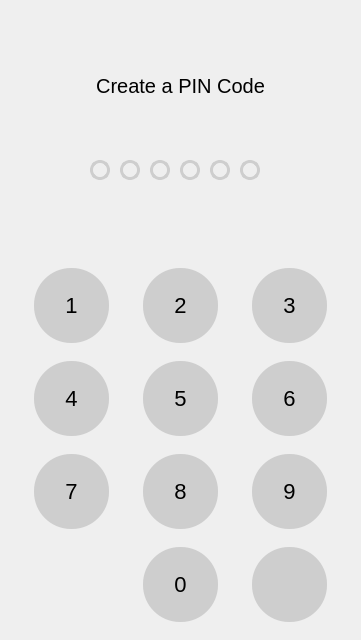
<?xml version="1.0" encoding="UTF-8"?>
<ui version="4.0">
 <class>Form</class>
 <widget class="QWidget" name="Form">
  <property name="geometry">
   <rect>
    <x>0</x>
    <y>0</y>
    <width>361</width>
    <height>640</height>
   </rect>
  </property>
  <property name="windowTitle">
   <string>Form</string>
  </property>
  <widget class="QStackedWidget" name="stackedWidget">
   <property name="geometry">
    <rect>
     <x>0</x>
     <y>0</y>
     <width>361</width>
     <height>641</height>
    </rect>
   </property>
   <property name="currentIndex">
    <number>0</number>
   </property>
   <widget class="QWidget" name="createpinPage">
    <widget class="QWidget" name="gridLayoutWidget">
     <property name="geometry">
      <rect>
       <x>0</x>
       <y>250</y>
       <width>361</width>
       <height>391</height>
      </rect>
     </property>
     <layout class="QGridLayout" name="keyboardGridLayout">
      <property name="spacing">
       <number>0</number>
      </property>
      <item row="2" column="0">
       <widget class="QPushButton" name="pushButton_7">
        <property name="minimumSize">
         <size>
          <width>75</width>
          <height>75</height>
         </size>
        </property>
        <property name="maximumSize">
         <size>
          <width>75</width>
          <height>75</height>
         </size>
        </property>
        <property name="cursor">
         <cursorShape>PointingHandCursor</cursorShape>
        </property>
        <property name="styleSheet">
         <string notr="true">QPushButton
{
	background: #cecece;
	border-radius: 37px;
	font: 22px Arial;
	
}
QPushButton:pressed
{
	background: #bbbbbf;
}</string>
        </property>
        <property name="text">
         <string>7</string>
        </property>
       </widget>
      </item>
      <item row="0" column="0">
       <widget class="QPushButton" name="pushButton_1">
        <property name="minimumSize">
         <size>
          <width>75</width>
          <height>75</height>
         </size>
        </property>
        <property name="maximumSize">
         <size>
          <width>75</width>
          <height>75</height>
         </size>
        </property>
        <property name="cursor">
         <cursorShape>PointingHandCursor</cursorShape>
        </property>
        <property name="styleSheet">
         <string notr="true">QPushButton
{
	background: #cecece;
	border-radius: 37px;
	font: 22px Arial;
	
}
QPushButton:pressed
{
	background: #bbbbbf;
}</string>
        </property>
        <property name="text">
         <string>1</string>
        </property>
       </widget>
      </item>
      <item row="1" column="1">
       <widget class="QPushButton" name="pushButton_5">
        <property name="minimumSize">
         <size>
          <width>75</width>
          <height>75</height>
         </size>
        </property>
        <property name="maximumSize">
         <size>
          <width>75</width>
          <height>75</height>
         </size>
        </property>
        <property name="cursor">
         <cursorShape>PointingHandCursor</cursorShape>
        </property>
        <property name="styleSheet">
         <string notr="true">QPushButton
{
	background: #cecece;
	border-radius: 37px;
	font: 22px Arial;
	
}
QPushButton:pressed
{
	background: #bbbbbf;
}</string>
        </property>
        <property name="text">
         <string>5</string>
        </property>
       </widget>
      </item>
      <item row="0" column="2">
       <widget class="QPushButton" name="pushButton_3">
        <property name="minimumSize">
         <size>
          <width>75</width>
          <height>75</height>
         </size>
        </property>
        <property name="maximumSize">
         <size>
          <width>75</width>
          <height>75</height>
         </size>
        </property>
        <property name="cursor">
         <cursorShape>PointingHandCursor</cursorShape>
        </property>
        <property name="styleSheet">
         <string notr="true">QPushButton
{
	background: #cecece;
	border-radius: 37px;
	font: 22px Arial;
	
}
QPushButton:pressed
{
	background: #bbbbbf;
}</string>
        </property>
        <property name="text">
         <string>3</string>
        </property>
       </widget>
      </item>
      <item row="1" column="0">
       <widget class="QPushButton" name="pushButton_4">
        <property name="minimumSize">
         <size>
          <width>75</width>
          <height>75</height>
         </size>
        </property>
        <property name="maximumSize">
         <size>
          <width>75</width>
          <height>75</height>
         </size>
        </property>
        <property name="cursor">
         <cursorShape>PointingHandCursor</cursorShape>
        </property>
        <property name="styleSheet">
         <string notr="true">QPushButton
{
	background: #cecece;
	border-radius: 37px;
	font: 22px Arial;
	
}
QPushButton:pressed
{
	background: #bbbbbf;
}</string>
        </property>
        <property name="text">
         <string>4</string>
        </property>
       </widget>
      </item>
      <item row="0" column="1">
       <widget class="QPushButton" name="pushButton_2">
        <property name="sizePolicy">
         <sizepolicy hsizetype="Minimum" vsizetype="Minimum">
          <horstretch>0</horstretch>
          <verstretch>0</verstretch>
         </sizepolicy>
        </property>
        <property name="minimumSize">
         <size>
          <width>75</width>
          <height>75</height>
         </size>
        </property>
        <property name="maximumSize">
         <size>
          <width>75</width>
          <height>75</height>
         </size>
        </property>
        <property name="cursor">
         <cursorShape>PointingHandCursor</cursorShape>
        </property>
        <property name="styleSheet">
         <string notr="true">QPushButton
{
	background: #cecece;
	border-radius: 37px;
	font: 22px Arial;
	
}
QPushButton:pressed
{
	background: #bbbbbf;
}</string>
        </property>
        <property name="text">
         <string>2</string>
        </property>
        <property name="iconSize">
         <size>
          <width>16</width>
          <height>16</height>
         </size>
        </property>
        <property name="flat">
         <bool>false</bool>
        </property>
       </widget>
      </item>
      <item row="2" column="2">
       <widget class="QPushButton" name="pushButton_9">
        <property name="minimumSize">
         <size>
          <width>75</width>
          <height>75</height>
         </size>
        </property>
        <property name="maximumSize">
         <size>
          <width>75</width>
          <height>75</height>
         </size>
        </property>
        <property name="cursor">
         <cursorShape>PointingHandCursor</cursorShape>
        </property>
        <property name="styleSheet">
         <string notr="true">QPushButton
{
	background: #cecece;
	border-radius: 37px;
	font: 22px Arial;
	
}
QPushButton:pressed
{
	background: #bbbbbf;
}</string>
        </property>
        <property name="text">
         <string>9</string>
        </property>
       </widget>
      </item>
      <item row="3" column="1">
       <widget class="QPushButton" name="pushButton_0">
        <property name="minimumSize">
         <size>
          <width>75</width>
          <height>75</height>
         </size>
        </property>
        <property name="maximumSize">
         <size>
          <width>75</width>
          <height>75</height>
         </size>
        </property>
        <property name="cursor">
         <cursorShape>PointingHandCursor</cursorShape>
        </property>
        <property name="styleSheet">
         <string notr="true">QPushButton
{
	background: #cecece;
	border-radius: 37px;
	font: 22px Arial;
	
}
QPushButton:pressed
{
	background: #bbbbbf;
}</string>
        </property>
        <property name="text">
         <string>0</string>
        </property>
       </widget>
      </item>
      <item row="1" column="2">
       <widget class="QPushButton" name="pushButton_6">
        <property name="minimumSize">
         <size>
          <width>75</width>
          <height>75</height>
         </size>
        </property>
        <property name="maximumSize">
         <size>
          <width>75</width>
          <height>75</height>
         </size>
        </property>
        <property name="cursor">
         <cursorShape>PointingHandCursor</cursorShape>
        </property>
        <property name="styleSheet">
         <string notr="true">QPushButton
{
	background: #cecece;
	border-radius: 37px;
	font: 22px Arial;
	
}
QPushButton:pressed
{
	background: #bbbbbf;
}</string>
        </property>
        <property name="text">
         <string>6</string>
        </property>
       </widget>
      </item>
      <item row="2" column="1">
       <widget class="QPushButton" name="pushButton_8">
        <property name="minimumSize">
         <size>
          <width>75</width>
          <height>75</height>
         </size>
        </property>
        <property name="maximumSize">
         <size>
          <width>75</width>
          <height>75</height>
         </size>
        </property>
        <property name="cursor">
         <cursorShape>PointingHandCursor</cursorShape>
        </property>
        <property name="styleSheet">
         <string notr="true">QPushButton
{
	background: #cecece;
	border-radius: 37px;
	font: 22px Arial;
	
}
QPushButton:pressed
{
	background: #bbbbbf;
}</string>
        </property>
        <property name="text">
         <string>8</string>
        </property>
       </widget>
      </item>
      <item row="3" column="2">
       <widget class="QPushButton" name="pushButton_delete">
        <property name="minimumSize">
         <size>
          <width>75</width>
          <height>75</height>
         </size>
        </property>
        <property name="maximumSize">
         <size>
          <width>75</width>
          <height>75</height>
         </size>
        </property>
        <property name="cursor">
         <cursorShape>PointingHandCursor</cursorShape>
        </property>
        <property name="styleSheet">
         <string notr="true">QPushButton
{
	background: #cecece;
	border-radius: 37px;
	font: 22px Arial;
	
}
QPushButton:pressed
{
	background: #bbbbbf;
}</string>
        </property>
        <property name="text">
         <string/>
        </property>
        <property name="icon">
         <iconset>
          <normaloff>images/delete.png</normaloff>images/delete.png</iconset>
        </property>
        <property name="iconSize">
         <size>
          <width>25</width>
          <height>25</height>
         </size>
        </property>
       </widget>
      </item>
     </layout>
    </widget>
    <widget class="QLabel" name="createapincodeLabel">
     <property name="geometry">
      <rect>
       <x>0</x>
       <y>70</y>
       <width>361</width>
       <height>31</height>
      </rect>
     </property>
     <property name="font">
      <font>
       <family>Arial</family>
       <pointsize>-1</pointsize>
       <italic>false</italic>
       <bold>false</bold>
      </font>
     </property>
     <property name="styleSheet">
      <string notr="true">font: 20px Arial;
color: black;</string>
     </property>
     <property name="text">
      <string>Create a PIN Code</string>
     </property>
     <property name="alignment">
      <set>Qt::AlignCenter</set>
     </property>
    </widget>
    <widget class="QPushButton" name="pin1">
     <property name="geometry">
      <rect>
       <x>90</x>
       <y>160</y>
       <width>20</width>
       <height>20</height>
      </rect>
     </property>
     <property name="minimumSize">
      <size>
       <width>20</width>
       <height>20</height>
      </size>
     </property>
     <property name="maximumSize">
      <size>
       <width>20</width>
       <height>20</height>
      </size>
     </property>
     <property name="styleSheet">
      <string notr="true">QPushButton
{
	border-radius: 10px;
	border: 3px solid #cecece;
}
</string>
     </property>
     <property name="text">
      <string/>
     </property>
    </widget>
    <widget class="QPushButton" name="pin2">
     <property name="geometry">
      <rect>
       <x>120</x>
       <y>160</y>
       <width>20</width>
       <height>20</height>
      </rect>
     </property>
     <property name="minimumSize">
      <size>
       <width>20</width>
       <height>20</height>
      </size>
     </property>
     <property name="maximumSize">
      <size>
       <width>20</width>
       <height>20</height>
      </size>
     </property>
     <property name="styleSheet">
      <string notr="true">QPushButton
{
	border-radius: 10px;
	border: 3px solid #cecece;
}
</string>
     </property>
     <property name="text">
      <string/>
     </property>
    </widget>
    <widget class="QPushButton" name="pin3">
     <property name="geometry">
      <rect>
       <x>150</x>
       <y>160</y>
       <width>20</width>
       <height>20</height>
      </rect>
     </property>
     <property name="minimumSize">
      <size>
       <width>20</width>
       <height>20</height>
      </size>
     </property>
     <property name="maximumSize">
      <size>
       <width>20</width>
       <height>20</height>
      </size>
     </property>
     <property name="styleSheet">
      <string notr="true">QPushButton
{
	border-radius: 10px;
	border: 3px solid #cecece;
}
</string>
     </property>
     <property name="text">
      <string/>
     </property>
    </widget>
    <widget class="QPushButton" name="pin4">
     <property name="geometry">
      <rect>
       <x>180</x>
       <y>160</y>
       <width>20</width>
       <height>20</height>
      </rect>
     </property>
     <property name="minimumSize">
      <size>
       <width>20</width>
       <height>20</height>
      </size>
     </property>
     <property name="maximumSize">
      <size>
       <width>20</width>
       <height>20</height>
      </size>
     </property>
     <property name="styleSheet">
      <string notr="true">QPushButton
{
	border-radius: 10px;
	border: 3px solid #cecece;
}
</string>
     </property>
     <property name="text">
      <string/>
     </property>
    </widget>
    <widget class="QPushButton" name="pin6">
     <property name="geometry">
      <rect>
       <x>240</x>
       <y>160</y>
       <width>20</width>
       <height>20</height>
      </rect>
     </property>
     <property name="minimumSize">
      <size>
       <width>20</width>
       <height>20</height>
      </size>
     </property>
     <property name="maximumSize">
      <size>
       <width>20</width>
       <height>20</height>
      </size>
     </property>
     <property name="styleSheet">
      <string notr="true">QPushButton
{
	border-radius: 10px;
	border: 3px solid #cecece;
}
</string>
     </property>
     <property name="text">
      <string/>
     </property>
    </widget>
    <widget class="QPushButton" name="pin5">
     <property name="geometry">
      <rect>
       <x>210</x>
       <y>160</y>
       <width>20</width>
       <height>20</height>
      </rect>
     </property>
     <property name="minimumSize">
      <size>
       <width>20</width>
       <height>20</height>
      </size>
     </property>
     <property name="maximumSize">
      <size>
       <width>20</width>
       <height>20</height>
      </size>
     </property>
     <property name="styleSheet">
      <string notr="true">QPushButton
{
	border-radius: 10px;
	border: 3px solid #cecece;
}
</string>
     </property>
     <property name="text">
      <string/>
     </property>
    </widget>
   </widget>
   <widget class="QWidget" name="confirmpinPage">
    <widget class="QWidget" name="gridLayoutWidget_2">
     <property name="geometry">
      <rect>
       <x>0</x>
       <y>250</y>
       <width>361</width>
       <height>391</height>
      </rect>
     </property>
     <layout class="QGridLayout" name="keyboardGridLayout_2">
      <property name="spacing">
       <number>0</number>
      </property>
      <item row="0" column="0">
       <widget class="QPushButton" name="pushButton_1_2">
        <property name="minimumSize">
         <size>
          <width>75</width>
          <height>75</height>
         </size>
        </property>
        <property name="maximumSize">
         <size>
          <width>75</width>
          <height>75</height>
         </size>
        </property>
        <property name="cursor">
         <cursorShape>PointingHandCursor</cursorShape>
        </property>
        <property name="styleSheet">
         <string notr="true">QPushButton
{
	background: #cecece;
	border-radius: 37px;
	font: 22px Arial;
	
}
QPushButton:pressed
{
	background: #bbbbbf;
}</string>
        </property>
        <property name="text">
         <string>1</string>
        </property>
       </widget>
      </item>
      <item row="1" column="1">
       <widget class="QPushButton" name="pushButton_5_2">
        <property name="minimumSize">
         <size>
          <width>75</width>
          <height>75</height>
         </size>
        </property>
        <property name="maximumSize">
         <size>
          <width>75</width>
          <height>75</height>
         </size>
        </property>
        <property name="cursor">
         <cursorShape>PointingHandCursor</cursorShape>
        </property>
        <property name="styleSheet">
         <string notr="true">QPushButton
{
	background: #cecece;
	border-radius: 37px;
	font: 22px Arial;
	
}
QPushButton:pressed
{
	background: #bbbbbf;
}</string>
        </property>
        <property name="text">
         <string>5</string>
        </property>
       </widget>
      </item>
      <item row="1" column="2">
       <widget class="QPushButton" name="pushButton_6_2">
        <property name="minimumSize">
         <size>
          <width>75</width>
          <height>75</height>
         </size>
        </property>
        <property name="maximumSize">
         <size>
          <width>75</width>
          <height>75</height>
         </size>
        </property>
        <property name="cursor">
         <cursorShape>PointingHandCursor</cursorShape>
        </property>
        <property name="styleSheet">
         <string notr="true">QPushButton
{
	background: #cecece;
	border-radius: 37px;
	font: 22px Arial;
	
}
QPushButton:pressed
{
	background: #bbbbbf;
}</string>
        </property>
        <property name="text">
         <string>6</string>
        </property>
       </widget>
      </item>
      <item row="1" column="0">
       <widget class="QPushButton" name="pushButton_4_2">
        <property name="minimumSize">
         <size>
          <width>75</width>
          <height>75</height>
         </size>
        </property>
        <property name="maximumSize">
         <size>
          <width>75</width>
          <height>75</height>
         </size>
        </property>
        <property name="cursor">
         <cursorShape>PointingHandCursor</cursorShape>
        </property>
        <property name="styleSheet">
         <string notr="true">QPushButton
{
	background: #cecece;
	border-radius: 37px;
	font: 22px Arial;
	
}
QPushButton:pressed
{
	background: #bbbbbf;
}</string>
        </property>
        <property name="text">
         <string>4</string>
        </property>
       </widget>
      </item>
      <item row="0" column="1">
       <widget class="QPushButton" name="pushButton_2_2">
        <property name="minimumSize">
         <size>
          <width>75</width>
          <height>75</height>
         </size>
        </property>
        <property name="maximumSize">
         <size>
          <width>75</width>
          <height>75</height>
         </size>
        </property>
        <property name="cursor">
         <cursorShape>PointingHandCursor</cursorShape>
        </property>
        <property name="styleSheet">
         <string notr="true">QPushButton
{
	background: #cecece;
	border-radius: 37px;
	font: 22px Arial;
	
}
QPushButton:pressed
{
	background: #bbbbbf;
}</string>
        </property>
        <property name="text">
         <string>2</string>
        </property>
       </widget>
      </item>
      <item row="2" column="0">
       <widget class="QPushButton" name="pushButton_7_2">
        <property name="minimumSize">
         <size>
          <width>75</width>
          <height>75</height>
         </size>
        </property>
        <property name="maximumSize">
         <size>
          <width>75</width>
          <height>75</height>
         </size>
        </property>
        <property name="cursor">
         <cursorShape>PointingHandCursor</cursorShape>
        </property>
        <property name="styleSheet">
         <string notr="true">QPushButton
{
	background: #cecece;
	border-radius: 37px;
	font: 22px Arial;
	
}
QPushButton:pressed
{
	background: #bbbbbf;
}</string>
        </property>
        <property name="text">
         <string>7</string>
        </property>
       </widget>
      </item>
      <item row="2" column="1">
       <widget class="QPushButton" name="pushButton_8_2">
        <property name="minimumSize">
         <size>
          <width>75</width>
          <height>75</height>
         </size>
        </property>
        <property name="maximumSize">
         <size>
          <width>75</width>
          <height>75</height>
         </size>
        </property>
        <property name="cursor">
         <cursorShape>PointingHandCursor</cursorShape>
        </property>
        <property name="styleSheet">
         <string notr="true">QPushButton
{
	background: #cecece;
	border-radius: 37px;
	font: 22px Arial;
	
}
QPushButton:pressed
{
	background: #bbbbbf;
}</string>
        </property>
        <property name="text">
         <string>8</string>
        </property>
       </widget>
      </item>
      <item row="2" column="2">
       <widget class="QPushButton" name="pushButton_9_2">
        <property name="minimumSize">
         <size>
          <width>75</width>
          <height>75</height>
         </size>
        </property>
        <property name="maximumSize">
         <size>
          <width>75</width>
          <height>75</height>
         </size>
        </property>
        <property name="cursor">
         <cursorShape>PointingHandCursor</cursorShape>
        </property>
        <property name="styleSheet">
         <string notr="true">QPushButton
{
	background: #cecece;
	border-radius: 37px;
	font: 22px Arial;
	
}
QPushButton:pressed
{
	background: #bbbbbf;
}</string>
        </property>
        <property name="text">
         <string>9</string>
        </property>
       </widget>
      </item>
      <item row="3" column="1">
       <widget class="QPushButton" name="pushButton_0_2">
        <property name="minimumSize">
         <size>
          <width>75</width>
          <height>75</height>
         </size>
        </property>
        <property name="maximumSize">
         <size>
          <width>75</width>
          <height>75</height>
         </size>
        </property>
        <property name="cursor">
         <cursorShape>PointingHandCursor</cursorShape>
        </property>
        <property name="styleSheet">
         <string notr="true">QPushButton
{
	background: #cecece;
	border-radius: 37px;
	font: 22px Arial;
	
}
QPushButton:pressed
{
	background: #bbbbbf;
}</string>
        </property>
        <property name="text">
         <string>0</string>
        </property>
       </widget>
      </item>
      <item row="3" column="2">
       <widget class="QPushButton" name="pushButton_delete_2">
        <property name="minimumSize">
         <size>
          <width>75</width>
          <height>75</height>
         </size>
        </property>
        <property name="maximumSize">
         <size>
          <width>75</width>
          <height>75</height>
         </size>
        </property>
        <property name="cursor">
         <cursorShape>PointingHandCursor</cursorShape>
        </property>
        <property name="styleSheet">
         <string notr="true">QPushButton
{
	background: #cecece;
	border-radius: 37px;
	font: 22px Arial;
	
}
QPushButton:pressed
{
	background: #bbbbbf;
}</string>
        </property>
        <property name="text">
         <string/>
        </property>
        <property name="icon">
         <iconset>
          <normaloff>images/delete.png</normaloff>images/delete.png</iconset>
        </property>
        <property name="iconSize">
         <size>
          <width>25</width>
          <height>25</height>
         </size>
        </property>
       </widget>
      </item>
      <item row="0" column="2">
       <widget class="QPushButton" name="pushButton_3_2">
        <property name="minimumSize">
         <size>
          <width>75</width>
          <height>75</height>
         </size>
        </property>
        <property name="maximumSize">
         <size>
          <width>75</width>
          <height>75</height>
         </size>
        </property>
        <property name="cursor">
         <cursorShape>PointingHandCursor</cursorShape>
        </property>
        <property name="styleSheet">
         <string notr="true">QPushButton
{
	background: #cecece;
	border-radius: 37px;
	font: 22px Arial;
	
}
QPushButton:pressed
{
	background: #bbbbbf;
}</string>
        </property>
        <property name="text">
         <string>3</string>
        </property>
       </widget>
      </item>
     </layout>
    </widget>
    <widget class="QLabel" name="confirmpincodeLabel">
     <property name="geometry">
      <rect>
       <x>0</x>
       <y>70</y>
       <width>361</width>
       <height>31</height>
      </rect>
     </property>
     <property name="font">
      <font>
       <family>Arial</family>
       <pointsize>-1</pointsize>
       <italic>false</italic>
       <bold>false</bold>
      </font>
     </property>
     <property name="styleSheet">
      <string notr="true">font: 20px Arial;
color: black;</string>
     </property>
     <property name="text">
      <string>Confirm PIN Code</string>
     </property>
     <property name="alignment">
      <set>Qt::AlignCenter</set>
     </property>
    </widget>
    <widget class="QPushButton" name="pin1_2">
     <property name="geometry">
      <rect>
       <x>90</x>
       <y>160</y>
       <width>20</width>
       <height>20</height>
      </rect>
     </property>
     <property name="minimumSize">
      <size>
       <width>20</width>
       <height>20</height>
      </size>
     </property>
     <property name="maximumSize">
      <size>
       <width>20</width>
       <height>20</height>
      </size>
     </property>
     <property name="styleSheet">
      <string notr="true">QPushButton
{
	border-radius: 10px;
	border: 3px solid #cecece;
}
</string>
     </property>
     <property name="text">
      <string/>
     </property>
    </widget>
    <widget class="QPushButton" name="pin2_2">
     <property name="geometry">
      <rect>
       <x>120</x>
       <y>160</y>
       <width>20</width>
       <height>20</height>
      </rect>
     </property>
     <property name="minimumSize">
      <size>
       <width>20</width>
       <height>20</height>
      </size>
     </property>
     <property name="maximumSize">
      <size>
       <width>20</width>
       <height>20</height>
      </size>
     </property>
     <property name="styleSheet">
      <string notr="true">QPushButton
{
	border-radius: 10px;
	border: 3px solid #cecece;
}
</string>
     </property>
     <property name="text">
      <string/>
     </property>
    </widget>
    <widget class="QPushButton" name="pin3_2">
     <property name="geometry">
      <rect>
       <x>150</x>
       <y>160</y>
       <width>20</width>
       <height>20</height>
      </rect>
     </property>
     <property name="minimumSize">
      <size>
       <width>20</width>
       <height>20</height>
      </size>
     </property>
     <property name="maximumSize">
      <size>
       <width>20</width>
       <height>20</height>
      </size>
     </property>
     <property name="styleSheet">
      <string notr="true">QPushButton
{
	border-radius: 10px;
	border: 3px solid #cecece;
}
</string>
     </property>
     <property name="text">
      <string/>
     </property>
    </widget>
    <widget class="QPushButton" name="pin4_2">
     <property name="geometry">
      <rect>
       <x>180</x>
       <y>160</y>
       <width>20</width>
       <height>20</height>
      </rect>
     </property>
     <property name="minimumSize">
      <size>
       <width>20</width>
       <height>20</height>
      </size>
     </property>
     <property name="maximumSize">
      <size>
       <width>20</width>
       <height>20</height>
      </size>
     </property>
     <property name="styleSheet">
      <string notr="true">QPushButton
{
	border-radius: 10px;
	border: 3px solid #cecece;
}
</string>
     </property>
     <property name="text">
      <string/>
     </property>
    </widget>
    <widget class="QPushButton" name="pin5_2">
     <property name="geometry">
      <rect>
       <x>210</x>
       <y>160</y>
       <width>20</width>
       <height>20</height>
      </rect>
     </property>
     <property name="minimumSize">
      <size>
       <width>20</width>
       <height>20</height>
      </size>
     </property>
     <property name="maximumSize">
      <size>
       <width>20</width>
       <height>20</height>
      </size>
     </property>
     <property name="styleSheet">
      <string notr="true">QPushButton
{
	border-radius: 10px;
	border: 3px solid #cecece;
}
</string>
     </property>
     <property name="text">
      <string/>
     </property>
    </widget>
    <widget class="QPushButton" name="pin6_2">
     <property name="geometry">
      <rect>
       <x>240</x>
       <y>160</y>
       <width>20</width>
       <height>20</height>
      </rect>
     </property>
     <property name="minimumSize">
      <size>
       <width>20</width>
       <height>20</height>
      </size>
     </property>
     <property name="maximumSize">
      <size>
       <width>20</width>
       <height>20</height>
      </size>
     </property>
     <property name="styleSheet">
      <string notr="true">QPushButton
{
	border-radius: 10px;
	border: 3px solid #cecece;
}
</string>
     </property>
     <property name="text">
      <string/>
     </property>
    </widget>
   </widget>
   <widget class="QWidget" name="enterpinPage">
    <widget class="QPushButton" name="pin1_3">
     <property name="geometry">
      <rect>
       <x>90</x>
       <y>160</y>
       <width>20</width>
       <height>20</height>
      </rect>
     </property>
     <property name="minimumSize">
      <size>
       <width>20</width>
       <height>20</height>
      </size>
     </property>
     <property name="maximumSize">
      <size>
       <width>20</width>
       <height>20</height>
      </size>
     </property>
     <property name="styleSheet">
      <string notr="true">QPushButton
{
	border-radius: 10px;
	border: 3px solid #cecece;
}
</string>
     </property>
     <property name="text">
      <string/>
     </property>
    </widget>
    <widget class="QPushButton" name="pin2_3">
     <property name="geometry">
      <rect>
       <x>120</x>
       <y>160</y>
       <width>20</width>
       <height>20</height>
      </rect>
     </property>
     <property name="minimumSize">
      <size>
       <width>20</width>
       <height>20</height>
      </size>
     </property>
     <property name="maximumSize">
      <size>
       <width>20</width>
       <height>20</height>
      </size>
     </property>
     <property name="styleSheet">
      <string notr="true">QPushButton
{
	border-radius: 10px;
	border: 3px solid #cecece;
}
</string>
     </property>
     <property name="text">
      <string/>
     </property>
    </widget>
    <widget class="QWidget" name="gridLayoutWidget_3">
     <property name="geometry">
      <rect>
       <x>0</x>
       <y>250</y>
       <width>361</width>
       <height>391</height>
      </rect>
     </property>
     <layout class="QGridLayout" name="keyboardGridLayout3">
      <property name="spacing">
       <number>0</number>
      </property>
      <item row="2" column="0">
       <widget class="QPushButton" name="pushButton_7_3">
        <property name="minimumSize">
         <size>
          <width>75</width>
          <height>75</height>
         </size>
        </property>
        <property name="maximumSize">
         <size>
          <width>75</width>
          <height>75</height>
         </size>
        </property>
        <property name="cursor">
         <cursorShape>PointingHandCursor</cursorShape>
        </property>
        <property name="styleSheet">
         <string notr="true">QPushButton
{
	background: #cecece;
	border-radius: 37px;
	font: 22px Arial;
	
}
QPushButton:pressed
{
	background: #bbbbbf;
}</string>
        </property>
        <property name="text">
         <string>7</string>
        </property>
       </widget>
      </item>
      <item row="0" column="0">
       <widget class="QPushButton" name="pushButton_1_3">
        <property name="minimumSize">
         <size>
          <width>75</width>
          <height>75</height>
         </size>
        </property>
        <property name="maximumSize">
         <size>
          <width>75</width>
          <height>75</height>
         </size>
        </property>
        <property name="cursor">
         <cursorShape>PointingHandCursor</cursorShape>
        </property>
        <property name="styleSheet">
         <string notr="true">QPushButton
{
	background: #cecece;
	border-radius: 37px;
	font: 22px Arial;
	
}
QPushButton:pressed
{
	background: #bbbbbf;
}</string>
        </property>
        <property name="text">
         <string>1</string>
        </property>
       </widget>
      </item>
      <item row="1" column="1">
       <widget class="QPushButton" name="pushButton_5_3">
        <property name="minimumSize">
         <size>
          <width>75</width>
          <height>75</height>
         </size>
        </property>
        <property name="maximumSize">
         <size>
          <width>75</width>
          <height>75</height>
         </size>
        </property>
        <property name="cursor">
         <cursorShape>PointingHandCursor</cursorShape>
        </property>
        <property name="styleSheet">
         <string notr="true">QPushButton
{
	background: #cecece;
	border-radius: 37px;
	font: 22px Arial;
	
}
QPushButton:pressed
{
	background: #bbbbbf;
}</string>
        </property>
        <property name="text">
         <string>5</string>
        </property>
       </widget>
      </item>
      <item row="0" column="2">
       <widget class="QPushButton" name="pushButton_3_3">
        <property name="minimumSize">
         <size>
          <width>75</width>
          <height>75</height>
         </size>
        </property>
        <property name="maximumSize">
         <size>
          <width>75</width>
          <height>75</height>
         </size>
        </property>
        <property name="cursor">
         <cursorShape>PointingHandCursor</cursorShape>
        </property>
        <property name="styleSheet">
         <string notr="true">QPushButton
{
	background: #cecece;
	border-radius: 37px;
	font: 22px Arial;
	
}
QPushButton:pressed
{
	background: #bbbbbf;
}</string>
        </property>
        <property name="text">
         <string>3</string>
        </property>
       </widget>
      </item>
      <item row="1" column="0">
       <widget class="QPushButton" name="pushButton_4_3">
        <property name="minimumSize">
         <size>
          <width>75</width>
          <height>75</height>
         </size>
        </property>
        <property name="maximumSize">
         <size>
          <width>75</width>
          <height>75</height>
         </size>
        </property>
        <property name="cursor">
         <cursorShape>PointingHandCursor</cursorShape>
        </property>
        <property name="styleSheet">
         <string notr="true">QPushButton
{
	background: #cecece;
	border-radius: 37px;
	font: 22px Arial;
	
}
QPushButton:pressed
{
	background: #bbbbbf;
}</string>
        </property>
        <property name="text">
         <string>4</string>
        </property>
       </widget>
      </item>
      <item row="0" column="1">
       <widget class="QPushButton" name="pushButton_2_3">
        <property name="sizePolicy">
         <sizepolicy hsizetype="Minimum" vsizetype="Minimum">
          <horstretch>0</horstretch>
          <verstretch>0</verstretch>
         </sizepolicy>
        </property>
        <property name="minimumSize">
         <size>
          <width>75</width>
          <height>75</height>
         </size>
        </property>
        <property name="maximumSize">
         <size>
          <width>75</width>
          <height>75</height>
         </size>
        </property>
        <property name="cursor">
         <cursorShape>PointingHandCursor</cursorShape>
        </property>
        <property name="styleSheet">
         <string notr="true">QPushButton
{
	background: #cecece;
	border-radius: 37px;
	font: 22px Arial;
	
}
QPushButton:pressed
{
	background: #bbbbbf;
}</string>
        </property>
        <property name="text">
         <string>2</string>
        </property>
        <property name="iconSize">
         <size>
          <width>16</width>
          <height>16</height>
         </size>
        </property>
        <property name="flat">
         <bool>false</bool>
        </property>
       </widget>
      </item>
      <item row="2" column="2">
       <widget class="QPushButton" name="pushButton_9_3">
        <property name="minimumSize">
         <size>
          <width>75</width>
          <height>75</height>
         </size>
        </property>
        <property name="maximumSize">
         <size>
          <width>75</width>
          <height>75</height>
         </size>
        </property>
        <property name="cursor">
         <cursorShape>PointingHandCursor</cursorShape>
        </property>
        <property name="styleSheet">
         <string notr="true">QPushButton
{
	background: #cecece;
	border-radius: 37px;
	font: 22px Arial;
	
}
QPushButton:pressed
{
	background: #bbbbbf;
}</string>
        </property>
        <property name="text">
         <string>9</string>
        </property>
       </widget>
      </item>
      <item row="3" column="1">
       <widget class="QPushButton" name="pushButton_0_3">
        <property name="minimumSize">
         <size>
          <width>75</width>
          <height>75</height>
         </size>
        </property>
        <property name="maximumSize">
         <size>
          <width>75</width>
          <height>75</height>
         </size>
        </property>
        <property name="cursor">
         <cursorShape>PointingHandCursor</cursorShape>
        </property>
        <property name="styleSheet">
         <string notr="true">QPushButton
{
	background: #cecece;
	border-radius: 37px;
	font: 22px Arial;
	
}
QPushButton:pressed
{
	background: #bbbbbf;
}</string>
        </property>
        <property name="text">
         <string>0</string>
        </property>
       </widget>
      </item>
      <item row="1" column="2">
       <widget class="QPushButton" name="pushButton_6_3">
        <property name="minimumSize">
         <size>
          <width>75</width>
          <height>75</height>
         </size>
        </property>
        <property name="maximumSize">
         <size>
          <width>75</width>
          <height>75</height>
         </size>
        </property>
        <property name="cursor">
         <cursorShape>PointingHandCursor</cursorShape>
        </property>
        <property name="styleSheet">
         <string notr="true">QPushButton
{
	background: #cecece;
	border-radius: 37px;
	font: 22px Arial;
	
}
QPushButton:pressed
{
	background: #bbbbbf;
}</string>
        </property>
        <property name="text">
         <string>6</string>
        </property>
       </widget>
      </item>
      <item row="2" column="1">
       <widget class="QPushButton" name="pushButton_8_3">
        <property name="minimumSize">
         <size>
          <width>75</width>
          <height>75</height>
         </size>
        </property>
        <property name="maximumSize">
         <size>
          <width>75</width>
          <height>75</height>
         </size>
        </property>
        <property name="cursor">
         <cursorShape>PointingHandCursor</cursorShape>
        </property>
        <property name="styleSheet">
         <string notr="true">QPushButton
{
	background: #cecece;
	border-radius: 37px;
	font: 22px Arial;
	
}
QPushButton:pressed
{
	background: #bbbbbf;
}</string>
        </property>
        <property name="text">
         <string>8</string>
        </property>
       </widget>
      </item>
      <item row="3" column="2">
       <widget class="QPushButton" name="pushButton_delete_3">
        <property name="minimumSize">
         <size>
          <width>75</width>
          <height>75</height>
         </size>
        </property>
        <property name="maximumSize">
         <size>
          <width>75</width>
          <height>75</height>
         </size>
        </property>
        <property name="cursor">
         <cursorShape>PointingHandCursor</cursorShape>
        </property>
        <property name="styleSheet">
         <string notr="true">QPushButton
{
	background: #cecece;
	border-radius: 37px;
	font: 22px Arial;
	
}
QPushButton:pressed
{
	background: #bbbbbf;
}</string>
        </property>
        <property name="text">
         <string/>
        </property>
        <property name="icon">
         <iconset>
          <normaloff>images/delete.png</normaloff>images/delete.png</iconset>
        </property>
        <property name="iconSize">
         <size>
          <width>25</width>
          <height>25</height>
         </size>
        </property>
       </widget>
      </item>
     </layout>
    </widget>
    <widget class="QPushButton" name="pin4_3">
     <property name="geometry">
      <rect>
       <x>180</x>
       <y>160</y>
       <width>20</width>
       <height>20</height>
      </rect>
     </property>
     <property name="minimumSize">
      <size>
       <width>20</width>
       <height>20</height>
      </size>
     </property>
     <property name="maximumSize">
      <size>
       <width>20</width>
       <height>20</height>
      </size>
     </property>
     <property name="styleSheet">
      <string notr="true">QPushButton
{
	border-radius: 10px;
	border: 3px solid #cecece;
}
</string>
     </property>
     <property name="text">
      <string/>
     </property>
    </widget>
    <widget class="QPushButton" name="pin6_3">
     <property name="geometry">
      <rect>
       <x>240</x>
       <y>160</y>
       <width>20</width>
       <height>20</height>
      </rect>
     </property>
     <property name="minimumSize">
      <size>
       <width>20</width>
       <height>20</height>
      </size>
     </property>
     <property name="maximumSize">
      <size>
       <width>20</width>
       <height>20</height>
      </size>
     </property>
     <property name="styleSheet">
      <string notr="true">QPushButton
{
	border-radius: 10px;
	border: 3px solid #cecece;
}
</string>
     </property>
     <property name="text">
      <string/>
     </property>
    </widget>
    <widget class="QPushButton" name="pin3_3">
     <property name="geometry">
      <rect>
       <x>150</x>
       <y>160</y>
       <width>20</width>
       <height>20</height>
      </rect>
     </property>
     <property name="minimumSize">
      <size>
       <width>20</width>
       <height>20</height>
      </size>
     </property>
     <property name="maximumSize">
      <size>
       <width>20</width>
       <height>20</height>
      </size>
     </property>
     <property name="styleSheet">
      <string notr="true">QPushButton
{
	border-radius: 10px;
	border: 3px solid #cecece;
}
</string>
     </property>
     <property name="text">
      <string/>
     </property>
    </widget>
    <widget class="QLabel" name="entepincodeLabel">
     <property name="geometry">
      <rect>
       <x>0</x>
       <y>70</y>
       <width>361</width>
       <height>31</height>
      </rect>
     </property>
     <property name="font">
      <font>
       <family>Arial</family>
       <pointsize>-1</pointsize>
       <italic>false</italic>
       <bold>false</bold>
      </font>
     </property>
     <property name="styleSheet">
      <string notr="true">font: 20px Arial;
color: black;</string>
     </property>
     <property name="text">
      <string>Enter a PIN Code</string>
     </property>
     <property name="alignment">
      <set>Qt::AlignCenter</set>
     </property>
    </widget>
    <widget class="QPushButton" name="pin5_3">
     <property name="geometry">
      <rect>
       <x>210</x>
       <y>160</y>
       <width>20</width>
       <height>20</height>
      </rect>
     </property>
     <property name="minimumSize">
      <size>
       <width>20</width>
       <height>20</height>
      </size>
     </property>
     <property name="maximumSize">
      <size>
       <width>20</width>
       <height>20</height>
      </size>
     </property>
     <property name="styleSheet">
      <string notr="true">QPushButton
{
	border-radius: 10px;
	border: 3px solid #cecece;
}
</string>
     </property>
     <property name="text">
      <string/>
     </property>
    </widget>
    <widget class="QPushButton" name="closePushButton">
     <property name="geometry">
      <rect>
       <x>320</x>
       <y>20</y>
       <width>31</width>
       <height>24</height>
      </rect>
     </property>
     <property name="cursor">
      <cursorShape>PointingHandCursor</cursorShape>
     </property>
     <property name="styleSheet">
      <string notr="true">QPushButton{
	border: None;
}</string>
     </property>
     <property name="text">
      <string/>
     </property>
     <property name="icon">
      <iconset>
       <normaloff>images/close.png</normaloff>images/close.png</iconset>
     </property>
     <property name="iconSize">
      <size>
       <width>20</width>
       <height>20</height>
      </size>
     </property>
    </widget>
   </widget>
   <widget class="QWidget" name="enterpasswordPage">
    <widget class="QLabel" name="enterpasswordLabel">
     <property name="geometry">
      <rect>
       <x>0</x>
       <y>130</y>
       <width>361</width>
       <height>31</height>
      </rect>
     </property>
     <property name="font">
      <font>
       <family>Arial</family>
       <pointsize>-1</pointsize>
       <italic>false</italic>
       <bold>false</bold>
      </font>
     </property>
     <property name="styleSheet">
      <string notr="true">font: 20px Arial;
color: black;</string>
     </property>
     <property name="text">
      <string>Enter Password</string>
     </property>
     <property name="alignment">
      <set>Qt::AlignCenter</set>
     </property>
    </widget>
    <widget class="QLineEdit" name="enterpasswordLineEdit">
     <property name="geometry">
      <rect>
       <x>20</x>
       <y>190</y>
       <width>321</width>
       <height>51</height>
      </rect>
     </property>
     <property name="styleSheet">
      <string notr="true">QLineEdit{
	border-radius: 10px;
	border: 3px solid #cecece;
	font: 18pt Arial;
}</string>
     </property>
    </widget>
    <widget class="QPushButton" name="okPushButton">
     <property name="geometry">
      <rect>
       <x>140</x>
       <y>290</y>
       <width>75</width>
       <height>51</height>
      </rect>
     </property>
     <property name="font">
      <font>
       <family>Arial</family>
       <pointsize>-1</pointsize>
       <italic>false</italic>
       <bold>false</bold>
      </font>
     </property>
     <property name="styleSheet">
      <string notr="true">QPushButton
{
	background: #cecece;
	border-radius: 10px;
	font: 20px Arial;
	
}
QPushButton:pressed
{
	background: #bbbbbf;
}</string>
     </property>
     <property name="text">
      <string>OK</string>
     </property>
    </widget>
    <widget class="QPushButton" name="closePushButton_2">
     <property name="geometry">
      <rect>
       <x>320</x>
       <y>20</y>
       <width>31</width>
       <height>24</height>
      </rect>
     </property>
     <property name="cursor">
      <cursorShape>PointingHandCursor</cursorShape>
     </property>
     <property name="styleSheet">
      <string notr="true">QPushButton{
	border: None;
}</string>
     </property>
     <property name="text">
      <string/>
     </property>
     <property name="icon">
      <iconset>
       <normaloff>images/close.png</normaloff>images/close.png</iconset>
     </property>
     <property name="iconSize">
      <size>
       <width>20</width>
       <height>20</height>
      </size>
     </property>
    </widget>
   </widget>
  </widget>
 </widget>
 <resources/>
 <connections/>
</ui>
